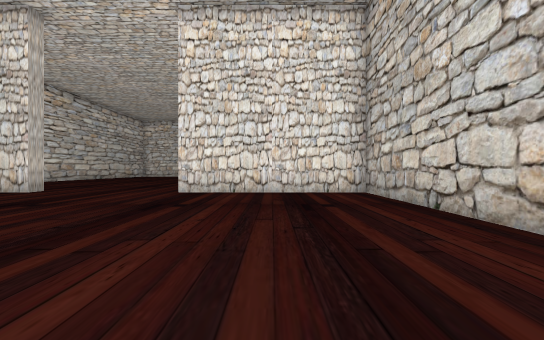
View 1 (above)

21 first-person views from a walk through a 3-D level made in the Unity game engine. The camera is 1.2 m above the floor, looks level and sees 90° across. The floor is counted in squares, 2 m on a side. Each view is taken from the middle of a square. On the plan, view 1 faces up. The plan holds only what a view shows up to about 9 squares ahead; the rest is blank. The place goes on beyond the plan. Some animated figures are left out.

View 2
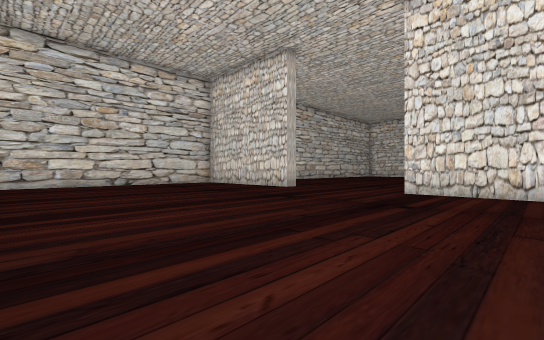

View 3
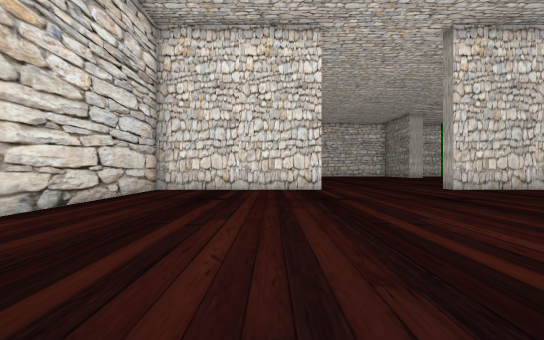

View 4
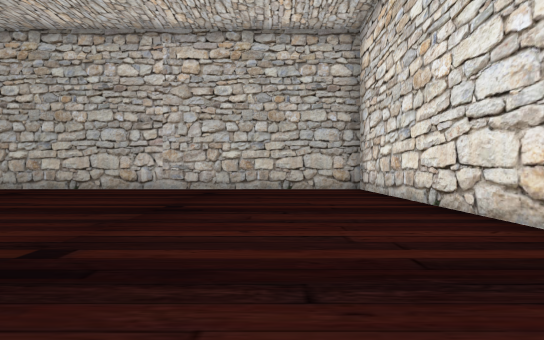

View 5
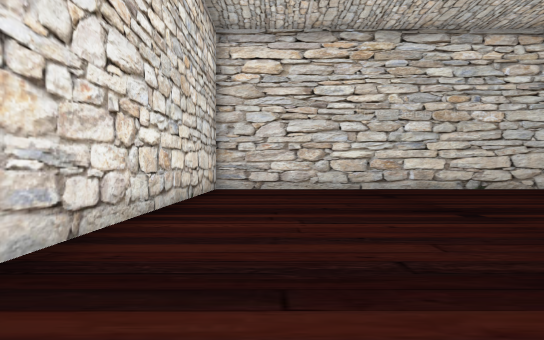

View 6
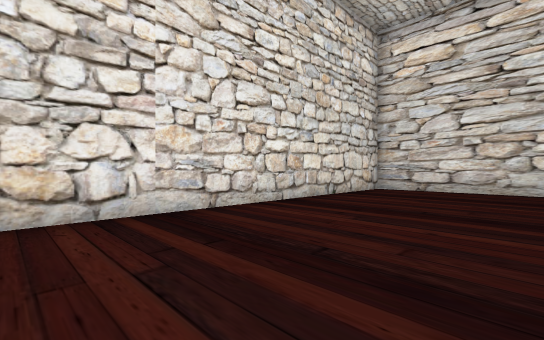

View 7
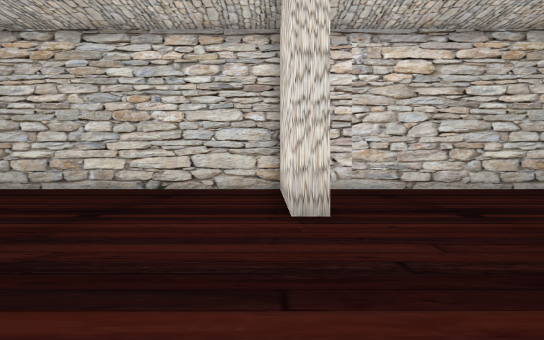

View 8
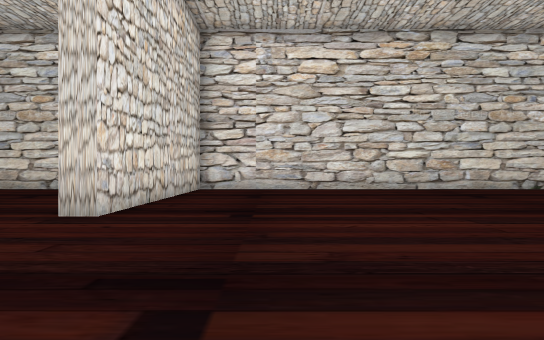

View 9
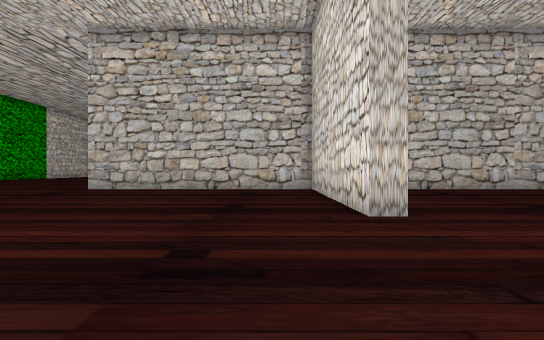

View 10
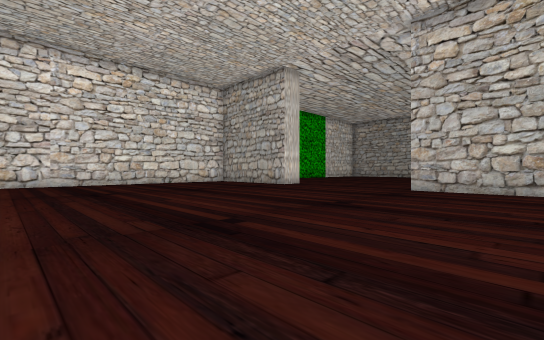

View 11
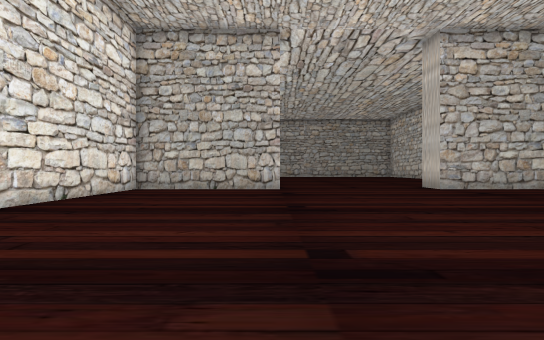

View 12
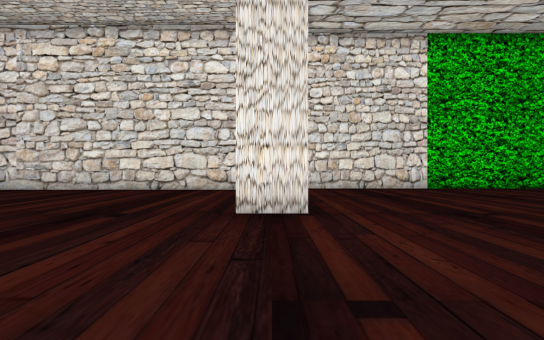

View 13
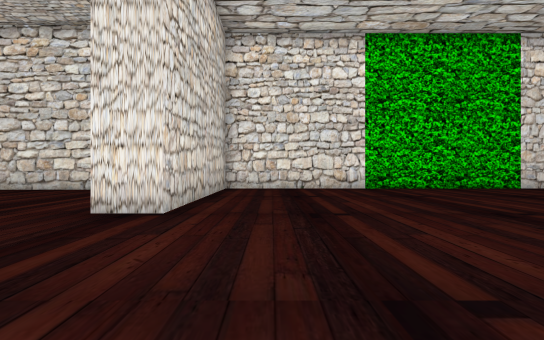

View 14
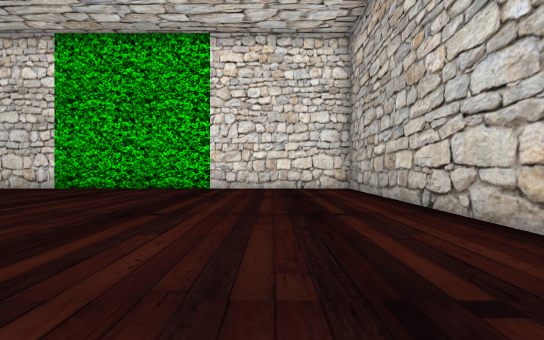

View 15
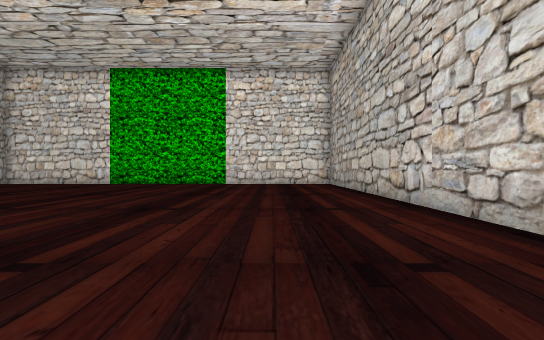

View 16
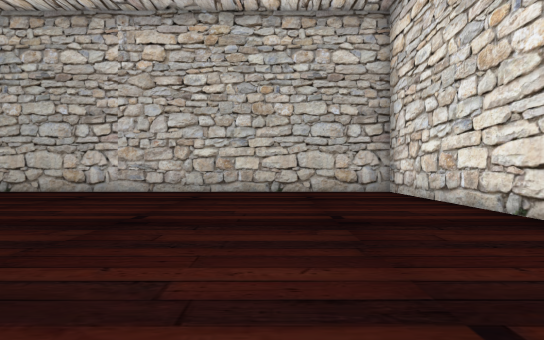

View 17
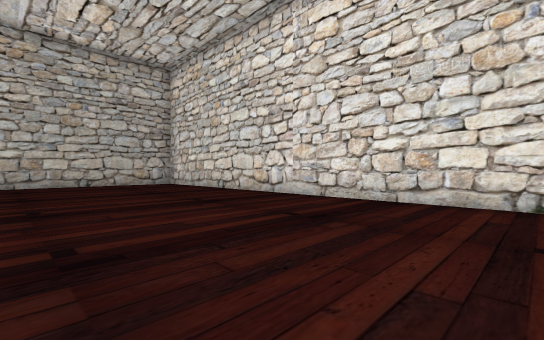

View 18
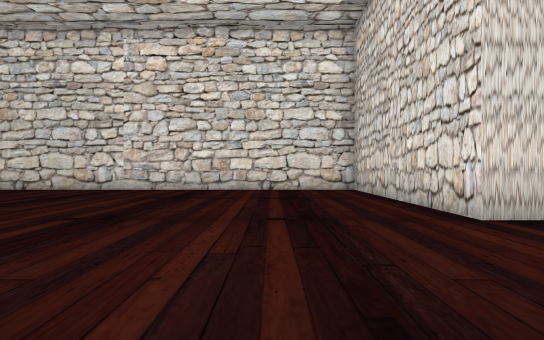

View 19
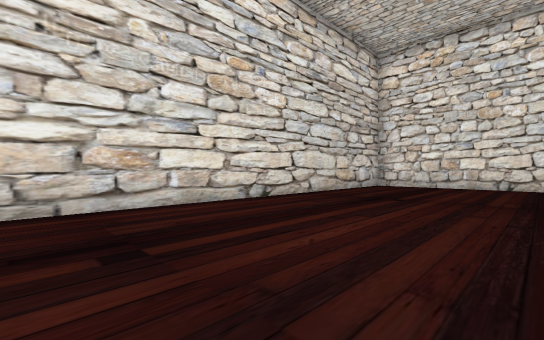

View 20
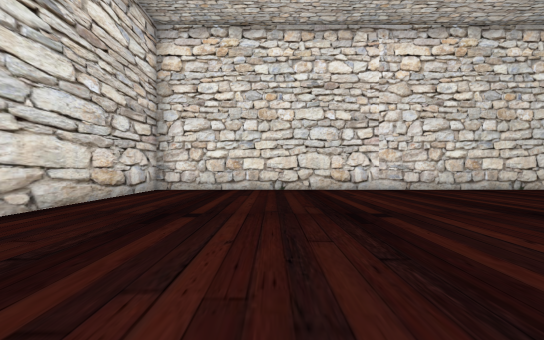

View 21
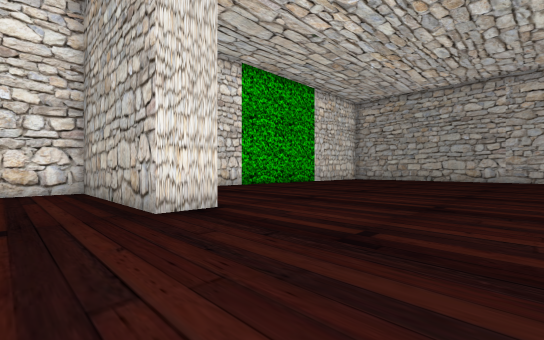

### Floor plan
Ten units are one square. View 1 is at (0, 0); x grows to the right and y downward. Boxes are objects, and circles mark ways between rooms. Rooms are numbered by the first view taken in them; rooms with no view inside come last. Other rooms are left out.
<svg viewBox="-120 -253 300 305">
<path fill="none" stroke="#000" d="M-65 -73 -115 -73 -115 47 25 47 25 -73 -25 -73M-25 -73 -25 -78 25 -78 25 -147 35 -147 35 -97 175 -97 175 -248 35 -248 35 -197 25 -197 25 -242 -115 -242 -115 -78 -65 -78 -65 -73"/>
<circle cx="-45" cy="-72" r="3" fill="#2a7"/>
<text x="-40" y="-10">1</text>
<text x="30" y="-170">2</text>
</svg>
Room 1 opens to room 2.

Where each view was taken, in squares from view 1:
view 1: 0 up, 0 right, facing up
view 2: 0 up, 0 right, facing up-left
view 3: 1 down, 8 left, facing up
view 4: 2 down, 6 left, facing right
view 5: 3 down, 3 left, facing left
view 6: 1 down, 3 left, facing down-left
view 7: 7 up, 3 left, facing left
view 8: 10 up, 3 left, facing left
view 9: 9 up, 6 left, facing right
view 10: 12 up, 6 left, facing up-right
view 11: 20 up, 6 left, facing right
view 12: 16 up, 3 right, facing up
view 13: 16 up, 5 right, facing up
view 14: 16 up, 15 right, facing up
view 15: 13 up, 15 right, facing up
view 16: 13 up, 10 right, facing right
view 17: 15 up, 6 right, facing down-right
view 18: 18 up, 6 right, facing down
view 19: 14 up, 7 left, facing up-left
view 20: 16 up, 8 left, facing up
view 21: 16 up, 1 right, facing up-right
